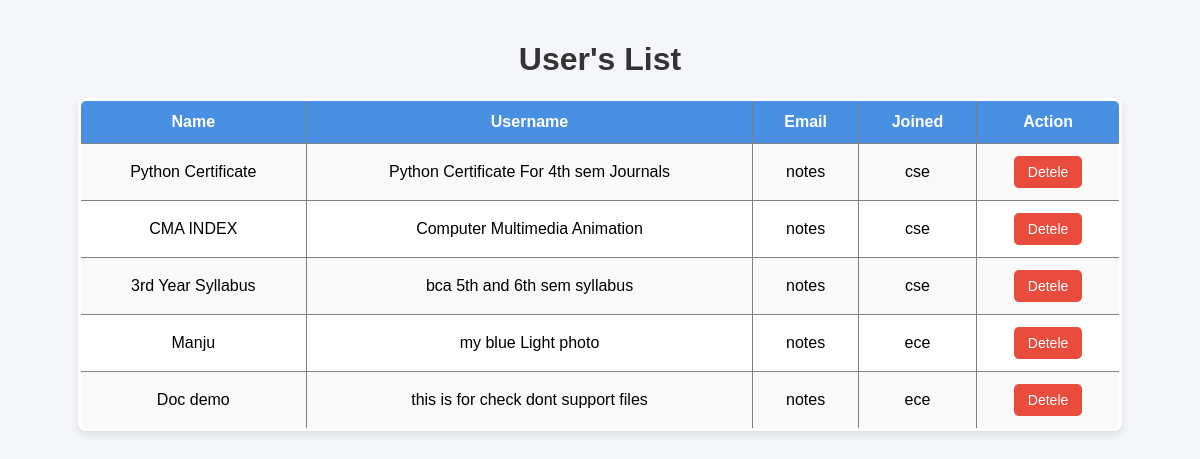
Page /admin/files (signed in) on the committed database.
### tables this page shows
CREATE TABLE files_metadata (
            id INTEGER PRIMARY KEY AUTOINCREMENT,
            title TEXT NOT NULL,
            description TEXT,
            category TEXT NOT NULL,
            year INTEGER NOT NULL,
            branch TEXT NOT NULL,
            sem INTEGER NOT NULL,
            subject TEXT NOT NULL,
            filename TEXT NOT NULL,
            file_id TEXT,
            uploaded_by TEXT NOT NULL,
            uploaded_at TIMESTAMP DEFAULT CURRENT_TIMESTAMP
        );

### admin.py (the view)
@admin_bp.route('/files',methods=['GET','POST'])
def files():
    err = ''
    db = sqlite3.connect("notesapp.db")
    c = db.cursor()
    try:
        files_data = c.execute("select * from files_metadata").fetchall()
        id = request.form.get("user_id")
        if id :
            c.execute("delete from files_metadata where id = ?",(id,))
            db.commit()
            err = "file deletd sussefully !"
    except Exception as e:
        err = f"Error: {e}"
    finally:
        db.close()
    return render_template("admin/user_data.html",data = files_data,err = err)

### admin.py (called while the page is built)
@admin_bp.before_request
def require_login():
    routes_to_avoid = ['admin.admin_login',"admin.admin_logout",'static']
    if request.endpoint not in routes_to_avoid and 'admin' not in session:
        return redirect(url_for('admin.admin_login'))

### app.py (called while the page is built)
@app.before_request
def require_login():
    if request.blueprint == 'admin':
        return
    routes_to_avoid = ['dashboard','auth.login','auth.register','auth.logout','admin.admin_login','static']
    if request.endpoint not in routes_to_avoid and 'user_id' not in session:
        return redirect(url_for('auth.login'))

### templates/admin/user_data.html (shortened to what this page needs)
<!DOCTYPE html>
<html lang="en">
<head>
    <link rel="stylesheet" href="{{ url_for('static', filename='user_data.css') }}">
</head>
<body>
    <h1>User's List</h1>
    {% if data %}
    <table border="3">
        <tr>
            <th>Name</th>
            <th>Username</th>
            <th>Email</th>
            <th>Joined</th>
            <th>Action</th>
        </tr>
        {% for user in data %}
        <tr>
            <td>{{user[1]}}</td>
            <td>{{user[2]}}</td>
            <td>{{user[3]}}</td>
            <td>{{user[5]}}</td>
            <td>
                <form method="post" onsubmit="return confirm('Are you sure you want to delete this user?');"
                    style="display:inline;">
                    <button class="delete-btn" name="user_id" value="{{ user[0] }}">Detele</button>
                </form>
            </td>
        </tr>
        {% endfor %}
    </table>
    {% endif %}
</body>
</html>

### static/user_data.css (style rules this page uses)
body { font-family: Arial, sans-serif; background: #f4f6f9; margin: 0; padding: 20px; }
h1 { text-align: center; color: #333; margin-bottom: 20px; }
table { width: 90%; margin: auto; border-collapse: collapse; background: white; box-shadow: 0px 4px 8px rgba(0, 0, 0, 0.1); border-radius: 8px; overflow: hidden; }
th, td { padding: 12px 15px; text-align: center; }
th { background: #4a90e2; color: white; font-size: 16px; }
tr:nth-child(even) { background: #f9f9f9; }
.delete-btn { background: #e74c3c; color: white; border: none; padding: 8px 14px; border-radius: 5px; cursor: pointer; font-size: 14px; transition: background 0.3s, transform 0.2s; }

### rows in the picture
files_metadata: title "Python Certificate", description "Python Certificate For 4th sem Journals", category "notes", branch "cse", {{ user[0] }} 1 (drawn)
files_metadata: title "CMA INDEX", description "Computer Multimedia Animation", category "notes", branch "cse", {{ user[0] }} 2 (drawn)
files_metadata: title "3rd Year Syllabus", description "bca 5th and 6th sem syllabus", category "notes", branch "cse", {{ user[0] }} 3 (drawn)
files_metadata: title "Manju", description "my blue Light photo", category "notes", branch "ece", {{ user[0] }} 4 (drawn)
files_metadata: title "Doc demo", description "this is for check dont support files", category "notes", branch "ece", {{ user[0] }} 5 (drawn)
